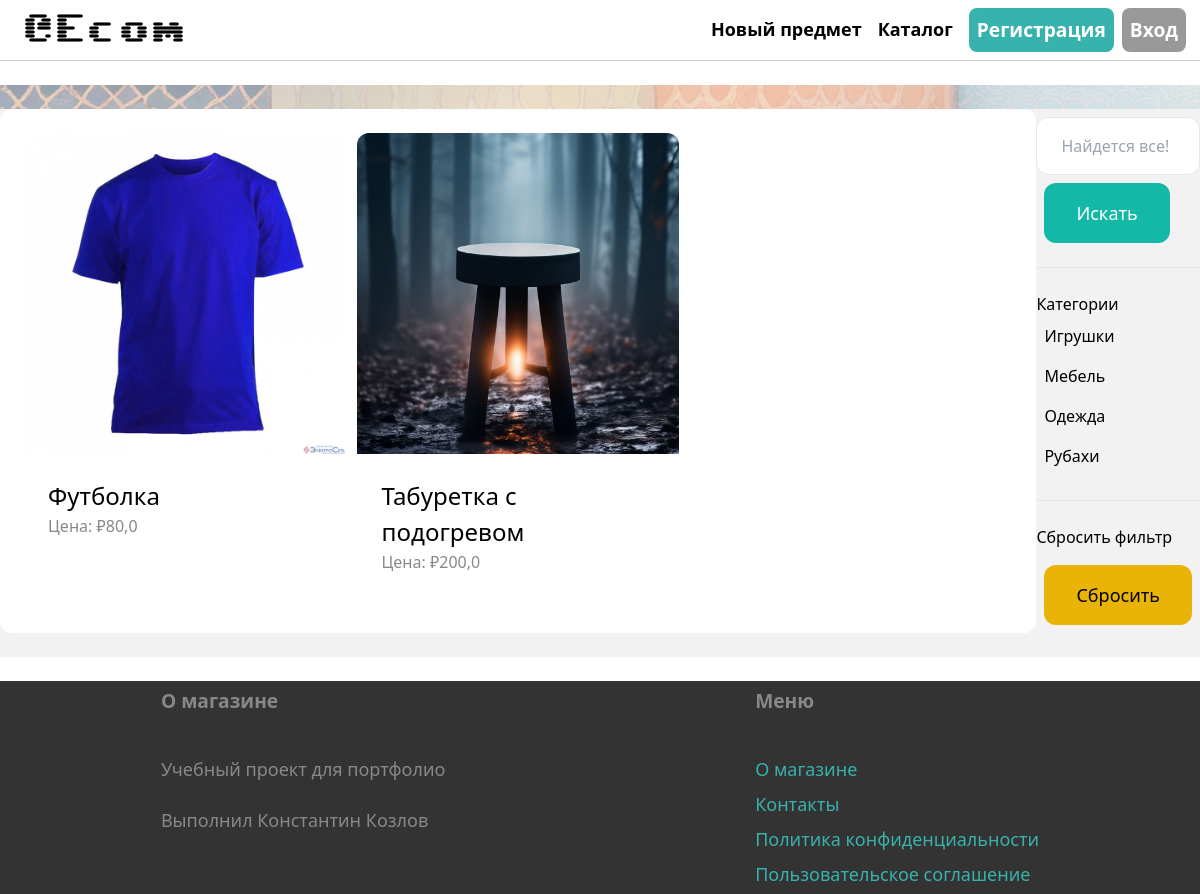
The app's page /items/ with its own data.
### item/models.py (models this page shows, shortened)
class Item(models.Model):
    category = models.ForeignKey(Category, related_name='items', on_delete=models.CASCADE)
    name = models.CharField(max_length=255)
    description = models.TextField(blank=True, null=True)
    price = models.FloatField()
    image = models.ImageField(upload_to='item_images', blank=True, null=True)
    is_sold = models.BooleanField(default=False)
    created_at = models.DateTimeField(auto_now_add=True)
    created_by = models.ForeignKey(User, related_name='items', on_delete=models.CASCADE)

class Category(models.Model):
    name = models.CharField(max_length=255)
    class Meta:
        ordering = ('name',)
        verbose_name_plural = 'Categories'

### item/views.py (the view)
# urls.py: path('items/', include('item.urls')),
def items(request):
    query = request.GET.get('query', '')
    category_id = request.GET.get('category', 0)
    category = Category.objects.all()[0:6]
    items = Item.objects.filter(is_sold=False)
    if category_id:
        items = items.filter(category_id=category_id)
    if query:
        items = items.filter(Q(name__iregex=query) | Q(description__iregex=query))
    return render(request, 'item/items.html',
                  {'items': items, 'query': query, 'categories': category, 'category_id': int(category_id)})

### item/templates/item/items.html (shortened to what this page needs)
{% extends 'core/base.html' %}
{% block content %}
<div class="items">
    <div class="box_container">
        <div class="grid grid-cols-3 gap-3">
            {% for item in items %}
            <div>
                <a href="{% url 'item:detail' item.id %}">
                    <div>
                        {% if item.image %}
                        <img src="{{ item.image.url }}" alt="{{ item.name }}" class="rounded-t-xl">
                        {% endif %}
                    </div>
                    <div class="p-6 bg-white rounded-b-xl">
                        <h2 class="item_name">{{ item.name }}</h2>
                        <p class="item_desc">Цена: ₽{{ item.price }}</p>
                    </div>
                </a>
            </div>
            {% endfor %}
        </div>
    </div>
    <div class="sidebar">
        <form method="GET" action="{% url 'item:items' %}" class="search">
            <input name="query" class="w-full mt-2 py-4 px-6 border rounded-xl" type="text" value="{{ query }}"
                   placeholder="Найдется все!">
            <button class="mt-2 ml-2 py-4 px-8 text-lg bg-teal-500 text-white rounded-xl hover:bg-teal-700">
                Искать
            </button>
        </form>
        <hr class="my-6">
        <p class="search_heading">Категории</p>
        <ul>
            {% for category in categories %}
            <li class="py-2 px-2 rounded-xl{%  if category.id == category_id %} bg-gray-200{% endif %}">
                <a href="{% url 'item:items' %}?query={{ query }}&category={{ category.id }}">{{ category.name }}</a>
            </li>
            {% endfor %}
        </ul>
        <hr class="my-6">
        <p id="myLink2" class="search_heading">Сброс</p>
        <ul>
            <li class="py-2 px-2 rounded-xl">
                <a id="myLink" href="{% url 'item:items' %}"
                   class="mt-2 py-4 px-8 inline-block text-lg bg-yellow-500 text-lg text-hwite rounded-xl hover:bg-yellow-700">
                </a>
            </li>
        </ul>
    </div>
</div>
{% endblock %}

### static/css/style_base.css (style rules this page uses)
html,body { height: 100%; margin: 0; display: flex; flex-direction: column; min-height: 100vh; }

### static/css/style_index.css (style rules this page uses)
@media screen and (min-width: 769px) { .item_name { font-size: 1.5rem; } }
@media screen and (min-width: 769px) { .item_desc { color: #888888; } }

### static/css/style_items_list.css (style rules this page uses)
body { display: flex; flex-direction: column; min-height: 100vh; }
.items { display: flex; flex-grow: 1; padding-bottom: 1.5rem; background-color: #f2f2f2; position: relative; }
.box_container { flex-grow: 1; padding: 1.5rem; background-color: #fff; border-radius: 0.75rem; }

### records on screen
Item: image (picture), name "Футболка", price "80,0"
Item: image (picture), name "Табуретка с подогревом", price "200,0"
Category: name "Игрушки"
Category: name "Мебель"
Category: name "Одежда"
Category: name "Рубахи"
